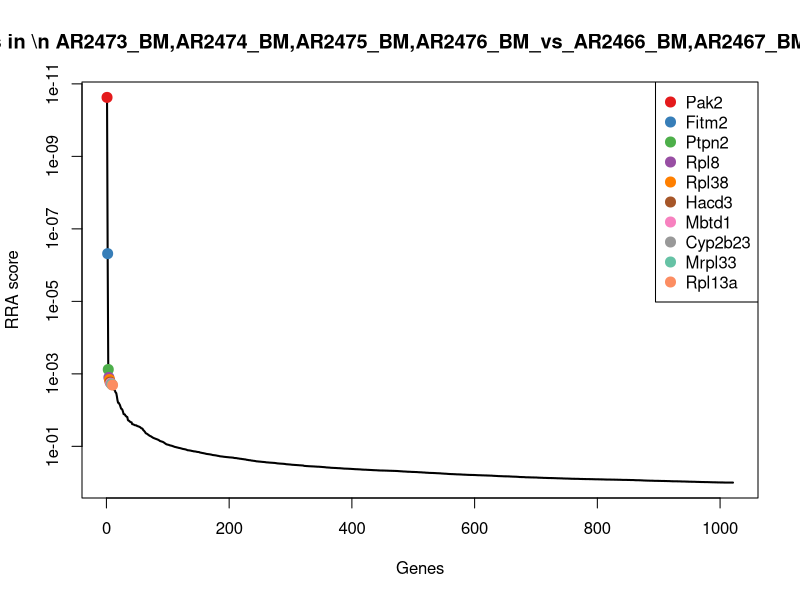
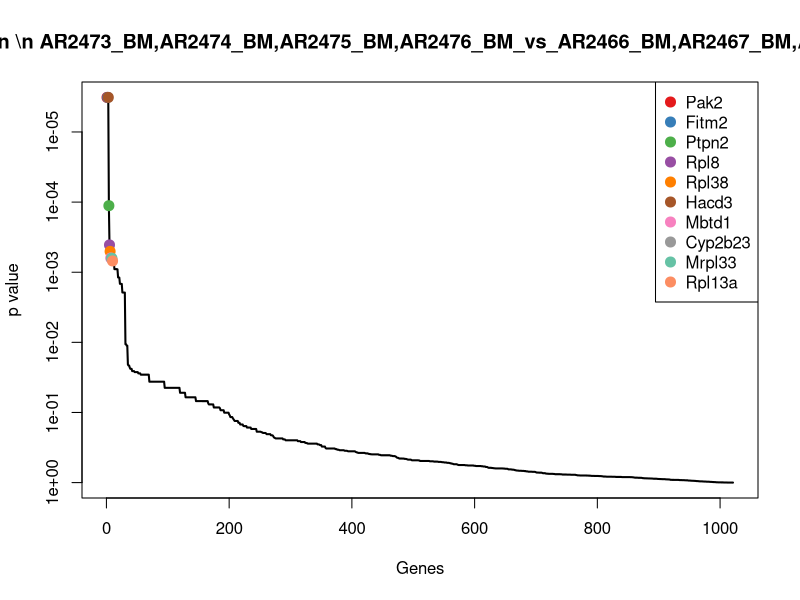
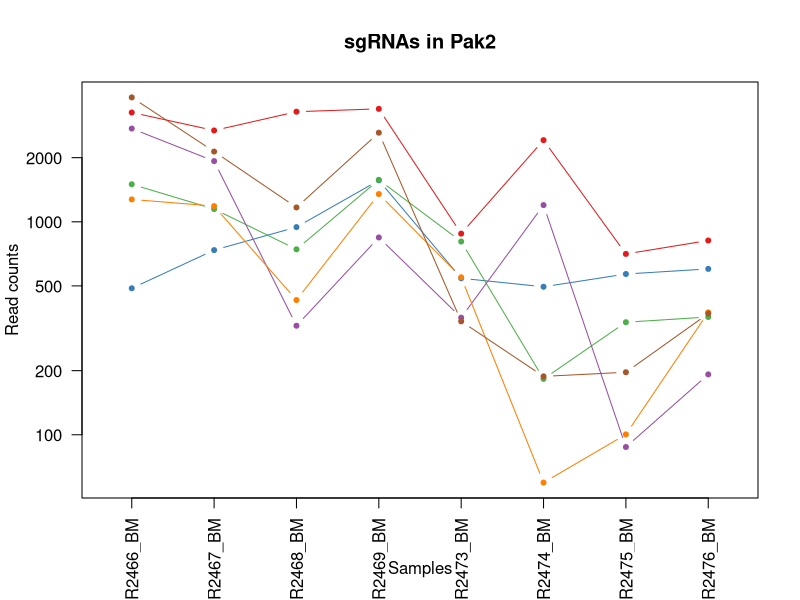
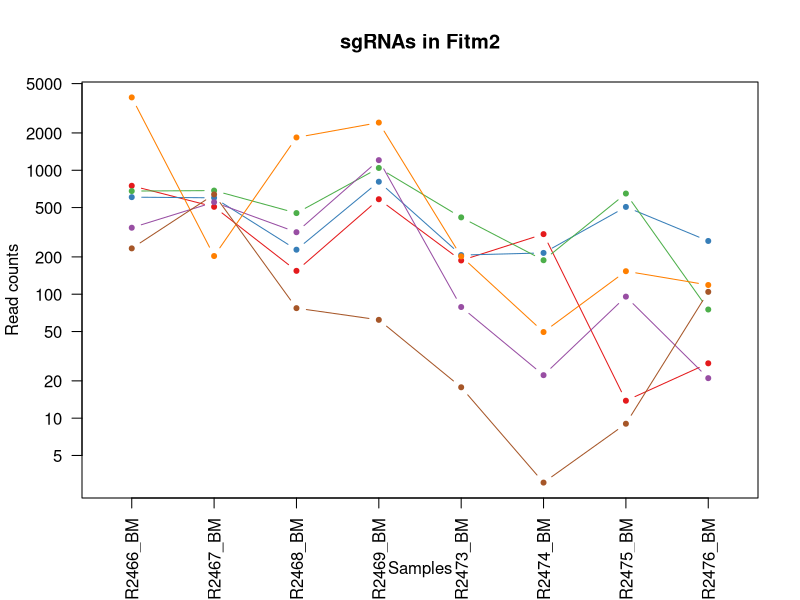
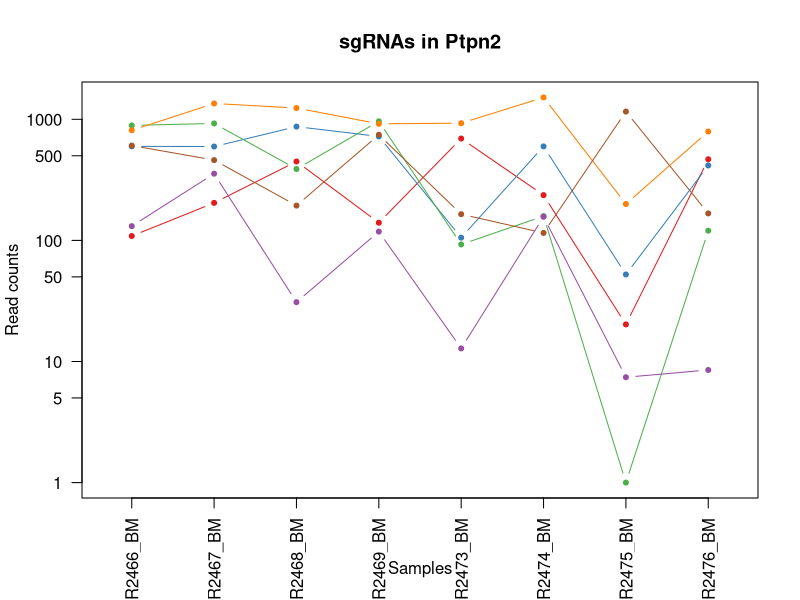
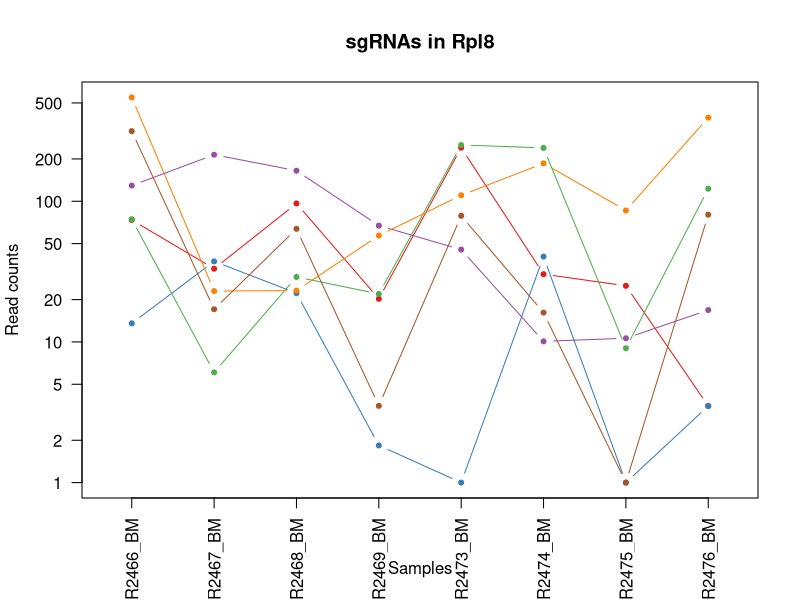
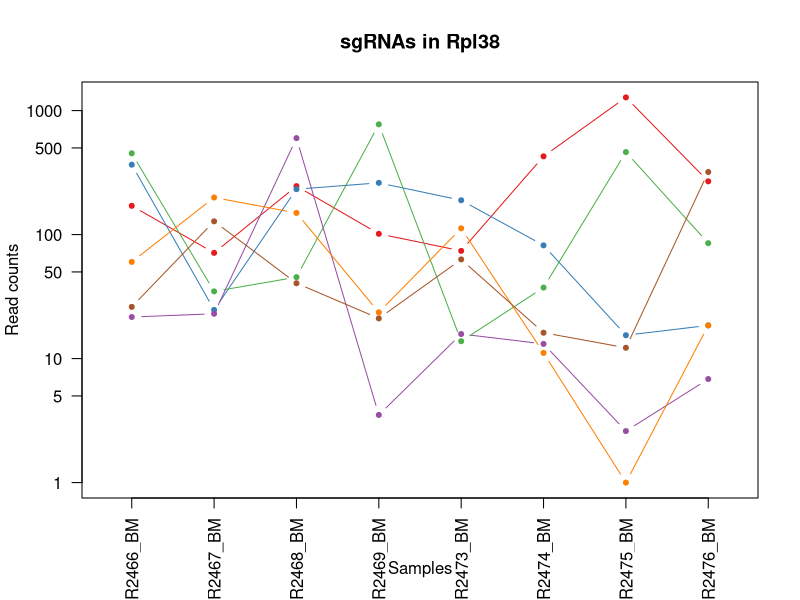
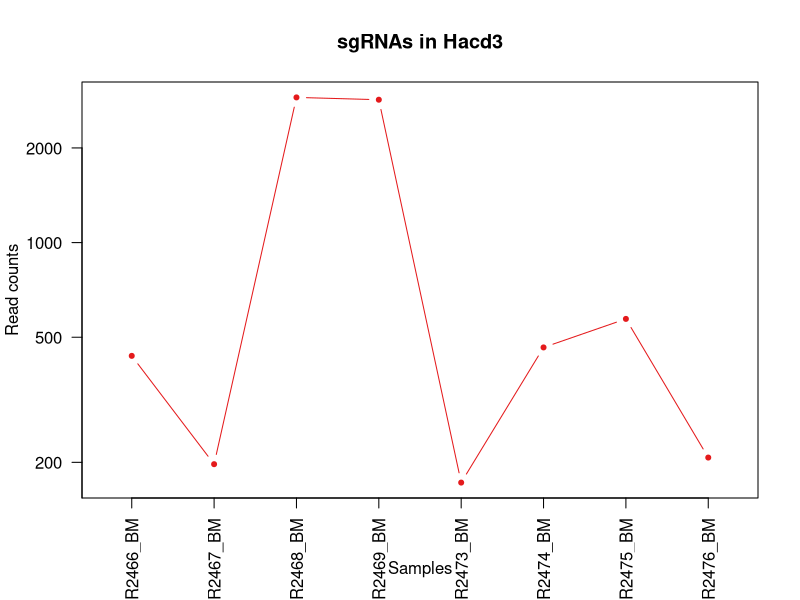

The R script that drew these images, in order: (Note: this script raises an error after producing the figures.)
pdf(file='BM_cd19.10m_v_egfr.15m.pdf',width=4.5,height=4.5);
gstable=read.table('BM_cd19.10m_v_egfr.15m.gene_summary.txt',header=T)
# 
#
# parameters
# Do not modify the variables beginning with "__"

# gstablename='__GENE_SUMMARY_FILE__'
startindex=3
# outputfile='__OUTPUT_FILE__'
targetgenelist=c("Pak2","Fitm2","Ptpn2","Rpl8","Rpl38","Hacd3","Mbtd1","Cyp2b23","Mrpl33","Rpl13a")
# samplelabel=sub('.\\w+.\\w+$','',colnames(gstable)[startindex]);
samplelabel='AR2473_BM,AR2474_BM,AR2475_BM,AR2476_BM_vs_AR2466_BM,AR2467_BM,AR2468_BM,AR2469_BM neg.'


# You need to write some codes in front of this code:
# gstable=read.table(gstablename,header=T)
# pdf(file=outputfile,width=6,height=6)


# set up color using RColorBrewer
#library(RColorBrewer)
#colors <- brewer.pal(length(targetgenelist), "Set1")

colors=c( "#E41A1C", "#377EB8", "#4DAF4A", "#984EA3", "#FF7F00",  "#A65628", "#F781BF",
          "#999999", "#66C2A5", "#FC8D62", "#8DA0CB", "#E78AC3", "#A6D854", "#FFD92F", "#E5C494", "#B3B3B3", 
          "#8DD3C7", "#FFFFB3", "#BEBADA", "#FB8072", "#80B1D3", "#FDB462", "#B3DE69", "#FCCDE5",
          "#D9D9D9", "#BC80BD", "#CCEBC5", "#FFED6F")

######
# function definition

plotrankedvalues<-function(val, tglist, ...){
  
  plot(val,log='y',ylim=c(max(val),min(val)),type='l',lwd=2, ...)
  if(length(tglist)>0){
    for(i in 1:length(tglist)){
      targetgene=tglist[i];
      tx=which(names(val)==targetgene);ty=val[targetgene];
      points(tx,ty,col=colors[(i %% length(colors)) ],cex=2,pch=20)
      # text(tx+50,ty,targetgene,col=colors[i])
    }
    legend('topright',tglist,pch=20,pt.cex = 2,cex=1,col=colors)
  }
}



plotrandvalues<-function(val,targetgenelist, ...){
  # choose the one with the best distance distribution
  
  mindiffvalue=0;
  randval=val;
  for(i in 1:20){
    randval0=sample(val)
    vindex=sort(which(names(randval0) %in% targetgenelist))
    if(max(vindex)>0.9*length(val)){
      # print('pass...')
      next;
    }
    mindiffind=min(diff(vindex));
    if (mindiffind > mindiffvalue){
      mindiffvalue=mindiffind;
      randval=randval0;
      # print(paste('Diff: ',mindiffvalue))
    }
  }
  plot(randval,log='y',ylim=c(max(randval),min(randval)),pch=20,col='grey', ...)
  
  if(length(targetgenelist)>0){
    for(i in 1:length(targetgenelist)){
      targetgene=targetgenelist[i];
      tx=which(names(randval)==targetgene);ty=randval[targetgene];
      points(tx,ty,col=colors[(i %% length(colors)) ],cex=2,pch=20)
      text(tx+50,ty,targetgene,col=colors[i])
    }
  }
  
}




# set.seed(1235)



pvec=gstable[,startindex]
names(pvec)=gstable[,'id']
pvec=sort(pvec);

plotrankedvalues(pvec,targetgenelist,xlab='Genes',ylab='RRA score',main=paste('Distribution of RRA scores in \\n',samplelabel))

# plotrandvalues(pvec,targetgenelist,xlab='Genes',ylab='RRA score',main=paste('Distribution of RRA scores in \\n',samplelabel))


pvec=gstable[,startindex+1]
names(pvec)=gstable[,'id']
pvec=sort(pvec);

plotrankedvalues(pvec,targetgenelist,xlab='Genes',ylab='p value',main=paste('Distribution of p values in \\n',samplelabel))

# plotrandvalues(pvec,targetgenelist,xlab='Genes',ylab='p value',main=paste('Distribution of p values in \\n',samplelabel))



# you need to write after this code:
# dev.off()






# parameters
# Do not modify the variables beginning with "__"
targetmat=list(c(3258.151820805001,2683.0323258465514,3286.4734225340603,3389.696582003431,878.7228004512222,2415.9854269824614,705.5041663575437,816.0357771498011),c(486.3448876001957,735.2743901484241,943.1252955511476,1564.6685383463603,541.8133859284442,494.3166835959932,567.610170205842,599.9281429148333),c(1499.4138508854742,1146.4865346963345,741.5780698147571,1573.0402266200165,806.8093874098105,181.95706144637785,336.71789757973676,356.2855591441361),c(2738.6062674461205,1925.7589320803377,324.01850644702,843.0290091571882,353.65637372420264,1196.8731152917298,86.58460223478946,191.07586192975916),c(1272.3930823193311,1183.7156177418244,428.167312090705,1348.678980886028,547.7240774113,58.630608688277306,99.41195071401752,374.6421921679557),c(3836.0228680642745,2135.5955819730984,1166.852359526471,2618.664091999687,339.86476026420587,187.0114242643328,195.61706430822804,369.635837706914))
targetgene="Pak2"
collabel=c("AR2466_BM","AR2467_BM","AR2468_BM","AR2469_BM","AR2473_BM","AR2474_BM","AR2475_BM","AR2476_BM")

# set up color using RColorBrewer
#library(RColorBrewer)
#colors <- brewer.pal(length(targetgenelist), "Set1")

colors=c( "#E41A1C", "#377EB8", "#4DAF4A", "#984EA3", "#FF7F00",  "#A65628", "#F781BF",
          "#999999", "#66C2A5", "#FC8D62", "#8DA0CB", "#E78AC3", "#A6D854", "#FFD92F", "#E5C494", "#B3B3B3", 
          "#8DD3C7", "#FFFFB3", "#BEBADA", "#FB8072", "#80B1D3", "#FDB462", "#B3DE69", "#FCCDE5",
          "#D9D9D9", "#BC80BD", "#CCEBC5", "#FFED6F")


## code

targetmatvec=unlist(targetmat)+1
yrange=range(targetmatvec[targetmatvec>0]);
# yrange[1]=1; # set the minimum value to 1
for(i in 1:length(targetmat)){
  vali=targetmat[[i]]+1;
  if(i==1){
    plot(1:length(vali),vali,type='b',las=1,pch=20,main=paste('sgRNAs in',targetgene),ylab='Read counts',xlab='Samples',xlim=c(0.7,length(vali)+0.3),ylim = yrange,col=colors[(i %% length(colors))],xaxt='n',log='y')
    axis(1,at=1:length(vali),labels=(collabel),las=2)
    # lines(0:100,rep(1,101),col='black');
  }else{
    lines(1:length(vali),vali,type='b',pch=20,col=colors[(i %% length(colors))])
  }
}




# parameters
# Do not modify the variables beginning with "__"
targetmat=list(c(748.3609525065742,505.97708320915723,153.33018608653626,582.6695038464776,186.18678170995628,304.2726416408874,12.827348479228068,26.700557125555864),c(605.6878212733064,598.2036752991207,227.5844271473117,807.0307495804661,205.8890866528088,214.30498348128947,505.07684636960516,267.8399636657323),c(678.3703598261033,684.5074587227563,450.34715032963794,1042.2751900702078,415.71863429418806,187.0114242643328,647.7810982010175,74.26092450545225),c(342.7744410761527,551.6673214922585,315.33943931004626,1205.5231114065054,77.82410452426744,21.228323835410748,94.601695034307,20.0254178441669),c(3868.326218532184,202.22161017891068,1838.033551452441,2422.7665863961297,200.96351041709565,48.52188305236743,152.3247631908333,117.64932983448053),c(233.3019756015699,637.1249893921328,76.18292264676958,61.1133243976909,16.746959201424637,2.021745127181976,8.017092799517542,103.46465886152897))
targetgene="Fitm2"
collabel=c("AR2466_BM","AR2467_BM","AR2468_BM","AR2469_BM","AR2473_BM","AR2474_BM","AR2475_BM","AR2476_BM")

# set up color using RColorBrewer
#library(RColorBrewer)
#colors <- brewer.pal(length(targetgenelist), "Set1")

colors=c( "#E41A1C", "#377EB8", "#4DAF4A", "#984EA3", "#FF7F00",  "#A65628", "#F781BF",
          "#999999", "#66C2A5", "#FC8D62", "#8DA0CB", "#E78AC3", "#A6D854", "#FFD92F", "#E5C494", "#B3B3B3", 
          "#8DD3C7", "#FFFFB3", "#BEBADA", "#FB8072", "#80B1D3", "#FDB462", "#B3DE69", "#FCCDE5",
          "#D9D9D9", "#BC80BD", "#CCEBC5", "#FFED6F")


## code

targetmatvec=unlist(targetmat)+1
yrange=range(targetmatvec[targetmatvec>0]);
# yrange[1]=1; # set the minimum value to 1
for(i in 1:length(targetmat)){
  vali=targetmat[[i]]+1;
  if(i==1){
    plot(1:length(vali),vali,type='b',las=1,pch=20,main=paste('sgRNAs in',targetgene),ylab='Read counts',xlab='Samples',xlim=c(0.7,length(vali)+0.3),ylim = yrange,col=colors[(i %% length(colors))],xaxt='n',log='y')
    axis(1,at=1:length(vali),labels=(collabel),las=2)
    # lines(0:100,rep(1,101),col='black');
  }else{
    lines(1:length(vali),vali,type='b',pch=20,col=colors[(i %% length(colors))])
  }
}




# parameters
# Do not modify the variables beginning with "__"
targetmat=list(c(107.67783489303226,203.0677257026718,447.4541279506467,138.97002534269438,692.5360187412659,235.53330731670022,19.241022718842103,466.425357287054),c(596.7146683655537,594.8192132040762,868.8710544903721,720.8023603618064,104.42221619711833,596.414812518683,51.30939391691227,414.6930278562895),c(889.2394531582914,923.1120364233956,387.66499878482756,961.0698138157419,91.6157179842642,157.69611992019415,0.0,119.31811465482777),c(130.11071716241398,354.5224044559145,29.894564582909585,117.20363583118804,11.821382965711509,155.67437479301216,6.413674239614034,7.509531691562587),c(810.2757075700678,1349.5542603990064,1237.249237415258,916.6998659653635,927.9785628083534,1515.297972822891,198.82390142803504,791.838397254766),c(605.6878212733064,459.44072940229495,192.8681585994167,744.243087528044,163.52913102567587,114.22859968578166,1157.668200250333,166.04408962455054))
targetgene="Ptpn2"
collabel=c("AR2466_BM","AR2467_BM","AR2468_BM","AR2469_BM","AR2473_BM","AR2474_BM","AR2475_BM","AR2476_BM")

# set up color using RColorBrewer
#library(RColorBrewer)
#colors <- brewer.pal(length(targetgenelist), "Set1")

colors=c( "#E41A1C", "#377EB8", "#4DAF4A", "#984EA3", "#FF7F00",  "#A65628", "#F781BF",
          "#999999", "#66C2A5", "#FC8D62", "#8DA0CB", "#E78AC3", "#A6D854", "#FFD92F", "#E5C494", "#B3B3B3", 
          "#8DD3C7", "#FFFFB3", "#BEBADA", "#FB8072", "#80B1D3", "#FDB462", "#B3DE69", "#FCCDE5",
          "#D9D9D9", "#BC80BD", "#CCEBC5", "#FFED6F")


## code

targetmatvec=unlist(targetmat)+1
yrange=range(targetmatvec[targetmatvec>0]);
# yrange[1]=1; # set the minimum value to 1
for(i in 1:length(targetmat)){
  vali=targetmat[[i]]+1;
  if(i==1){
    plot(1:length(vali),vali,type='b',las=1,pch=20,main=paste('sgRNAs in',targetgene),ylab='Read counts',xlab='Samples',xlim=c(0.7,length(vali)+0.3),ylim = yrange,col=colors[(i %% length(colors))],xaxt='n',log='y')
    axis(1,at=1:length(vali),labels=(collabel),las=2)
    # lines(0:100,rep(1,101),col='black');
  }else{
    lines(1:length(vali),vali,type='b',pch=20,col=colors[(i %% length(colors))])
  }
}




# parameters
# Do not modify the variables beginning with "__"
targetmat=list(c(72.68253855279677,32.152389902923034,95.46973850671125,19.254883029409463,239.38300505565806,29.315304344138653,24.051278398552626,2.5031772305208624),c(12.562414070853764,36.3829675217287,21.215497445935835,0.8371688273656288,0.0,39.42402998004854,0.0,2.5031772305208624),c(73.57985384357204,5.076693142566795,27.96588299691542,20.92922068414072,250.21927277422694,238.5659250074732,8.017092799517542,121.82129188534863),c(128.31608658086344,213.2211119878054,163.93793480950418,66.13633736188467,44.33018612141816,9.097853072318893,9.620511359421052,15.853455793298794),c(546.4650120821387,21.999003617789445,22.17983823893292,56.09031143349713,109.34779243283145,184.98967913715083,84.98118367488595,392.16443278160176),c(314.0603517713441,16.076194951461517,62.682151544810424,2.5115064820968866,77.82410452426744,15.163088453864821,0.0,79.26727896649398))
targetgene="Rpl8"
collabel=c("AR2466_BM","AR2467_BM","AR2468_BM","AR2469_BM","AR2473_BM","AR2474_BM","AR2475_BM","AR2476_BM")

# set up color using RColorBrewer
#library(RColorBrewer)
#colors <- brewer.pal(length(targetgenelist), "Set1")

colors=c( "#E41A1C", "#377EB8", "#4DAF4A", "#984EA3", "#FF7F00",  "#A65628", "#F781BF",
          "#999999", "#66C2A5", "#FC8D62", "#8DA0CB", "#E78AC3", "#A6D854", "#FFD92F", "#E5C494", "#B3B3B3", 
          "#8DD3C7", "#FFFFB3", "#BEBADA", "#FB8072", "#80B1D3", "#FDB462", "#B3DE69", "#FCCDE5",
          "#D9D9D9", "#BC80BD", "#CCEBC5", "#FFED6F")


## code

targetmatvec=unlist(targetmat)+1
yrange=range(targetmatvec[targetmatvec>0]);
# yrange[1]=1; # set the minimum value to 1
for(i in 1:length(targetmat)){
  vali=targetmat[[i]]+1;
  if(i==1){
    plot(1:length(vali),vali,type='b',las=1,pch=20,main=paste('sgRNAs in',targetgene),ylab='Read counts',xlab='Samples',xlim=c(0.7,length(vali)+0.3),ylim = yrange,col=colors[(i %% length(colors))],xaxt='n',log='y')
    axis(1,at=1:length(vali),labels=(collabel),las=2)
    # lines(0:100,rep(1,101),col='black');
  }else{
    lines(1:length(vali),vali,type='b',pch=20,col=colors[(i %% length(colors))])
  }
}




# parameters
# Do not modify the variables beginning with "__"
targetmat=list(c(169.5925899565258,70.227588472174,244.9425614212592,100.46025928387546,72.8985282885543,426.58822183539695,1276.3211736831927,267.8399636657323),c(365.2073233455344,23.69123466531171,231.44179031930003,260.3595053107106,188.1570122042415,80.86980508727905,14.430767039131576,17.522240613646037),c(451.3495912599602,33.844620950445304,44.35967647786584,773.543996485841,12.806498212854136,36.39141228927557,461.7845452522104,84.2736334275357),c(20.638251687831183,21.999003617789445,598.8556324511889,2.5115064820968866,14.776728707139387,12.130470763091857,1.6034185599035085,5.840746871215345),c(59.22280919116774,197.991032560105,148.50848212155086,22.603558338871977,111.31802292711671,10.108725635909881,0.0,17.522240613646037),c(25.12482814170753,126.91732856416988,39.53797251288042,20.092051856775093,62.062260569985426,15.163088453864821,11.22392991932456,318.73790068632314))
targetgene="Rpl38"
collabel=c("AR2466_BM","AR2467_BM","AR2468_BM","AR2469_BM","AR2473_BM","AR2474_BM","AR2475_BM","AR2476_BM")

# set up color using RColorBrewer
#library(RColorBrewer)
#colors <- brewer.pal(length(targetgenelist), "Set1")

colors=c( "#E41A1C", "#377EB8", "#4DAF4A", "#984EA3", "#FF7F00",  "#A65628", "#F781BF",
          "#999999", "#66C2A5", "#FC8D62", "#8DA0CB", "#E78AC3", "#A6D854", "#FFD92F", "#E5C494", "#B3B3B3", 
          "#8DD3C7", "#FFFFB3", "#BEBADA", "#FB8072", "#80B1D3", "#FDB462", "#B3DE69", "#FCCDE5",
          "#D9D9D9", "#BC80BD", "#CCEBC5", "#FFED6F")


## code

targetmatvec=unlist(targetmat)+1
yrange=range(targetmatvec[targetmatvec>0]);
# yrange[1]=1; # set the minimum value to 1
for(i in 1:length(targetmat)){
  vali=targetmat[[i]]+1;
  if(i==1){
    plot(1:length(vali),vali,type='b',las=1,pch=20,main=paste('sgRNAs in',targetgene),ylab='Read counts',xlab='Samples',xlim=c(0.7,length(vali)+0.3),ylim = yrange,col=colors[(i %% length(colors))],xaxt='n',log='y')
    axis(1,at=1:length(vali),labels=(collabel),las=2)
    # lines(0:100,rep(1,101),col='black');
  }else{
    lines(1:length(vali),vali,type='b',pch=20,col=colors[(i %% length(colors))])
  }
}




# parameters
# Do not modify the variables beginning with "__"
targetmat=list(c(435.1979160260054,196.29880151258274,2894.9510605772443,2846.374013043138,171.41005300281688,462.97963412467254,570.817007325649,206.09492531288433))
targetgene="Hacd3"
collabel=c("AR2466_BM","AR2467_BM","AR2468_BM","AR2469_BM","AR2473_BM","AR2474_BM","AR2475_BM","AR2476_BM")

# set up color using RColorBrewer
#library(RColorBrewer)
#colors <- brewer.pal(length(targetgenelist), "Set1")

colors=c( "#E41A1C", "#377EB8", "#4DAF4A", "#984EA3", "#FF7F00",  "#A65628", "#F781BF",
          "#999999", "#66C2A5", "#FC8D62", "#8DA0CB", "#E78AC3", "#A6D854", "#FFD92F", "#E5C494", "#B3B3B3", 
          "#8DD3C7", "#FFFFB3", "#BEBADA", "#FB8072", "#80B1D3", "#FDB462", "#B3DE69", "#FCCDE5",
          "#D9D9D9", "#BC80BD", "#CCEBC5", "#FFED6F")


## code

targetmatvec=unlist(targetmat)+1
yrange=range(targetmatvec[targetmatvec>0]);
# yrange[1]=1; # set the minimum value to 1
for(i in 1:length(targetmat)){
  vali=targetmat[[i]]+1;
  if(i==1){
    plot(1:length(vali),vali,type='b',las=1,pch=20,main=paste('sgRNAs in',targetgene),ylab='Read counts',xlab='Samples',xlim=c(0.7,length(vali)+0.3),ylim = yrange,col=colors[(i %% length(colors))],xaxt='n',log='y')
    axis(1,at=1:length(vali),labels=(collabel),las=2)
    # lines(0:100,rep(1,101),col='black');
  }else{
    lines(1:length(vali),vali,type='b',pch=20,col=colors[(i %% length(colors))])
  }
}




# parameters
# Do not modify the variables beginning with "__"
targetmat=list(c(599.4066142378796,152.30079427700386,392.48670274981293,247.80197290022613,372.37356341991256,798.5893252368805,1228.2186168860874,563.214876867194),c(679.2676751168785,802.9636320493148,641.2866273430604,331.518855636789,119.19894490425771,264.84861166083886,125.06664767247366,147.68745660073088),c(495.3180405079484,942.5726934699017,1285.4662770651123,231.89576518027917,226.57650684280392,404.3490254363952,282.2016665430175,72.59213968510501),c(668.4998916275753,638.8172204396551,252.65728776523585,232.73293400764481,186.18678170995628,87.94591303241596,30.46495263816666,445.5655470327135),c(430.711339572129,454.36403625972815,109.9348504016675,879.0272687339102,462.01905090989146,681.328107860326,2400.3175841755524,125.99325393621673),c(238.6858673462215,277.52589179365145,314.3750985170492,479.6977380805053,81.76456551283793,130.40256070323747,347.94182749906133,365.4638756560459))
targetgene="Mbtd1"
collabel=c("AR2466_BM","AR2467_BM","AR2468_BM","AR2469_BM","AR2473_BM","AR2474_BM","AR2475_BM","AR2476_BM")

# set up color using RColorBrewer
#library(RColorBrewer)
#colors <- brewer.pal(length(targetgenelist), "Set1")

colors=c( "#E41A1C", "#377EB8", "#4DAF4A", "#984EA3", "#FF7F00",  "#A65628", "#F781BF",
          "#999999", "#66C2A5", "#FC8D62", "#8DA0CB", "#E78AC3", "#A6D854", "#FFD92F", "#E5C494", "#B3B3B3", 
          "#8DD3C7", "#FFFFB3", "#BEBADA", "#FB8072", "#80B1D3", "#FDB462", "#B3DE69", "#FCCDE5",
          "#D9D9D9", "#BC80BD", "#CCEBC5", "#FFED6F")


## code

targetmatvec=unlist(targetmat)+1
yrange=range(targetmatvec[targetmatvec>0]);
# yrange[1]=1; # set the minimum value to 1
for(i in 1:length(targetmat)){
  vali=targetmat[[i]]+1;
  if(i==1){
    plot(1:length(vali),vali,type='b',las=1,pch=20,main=paste('sgRNAs in',targetgene),ylab='Read counts',xlab='Samples',xlim=c(0.7,length(vali)+0.3),ylim = yrange,col=colors[(i %% length(colors))],xaxt='n',log='y')
    axis(1,at=1:length(vali),labels=(collabel),las=2)
    # lines(0:100,rep(1,101),col='black');
  }else{
    lines(1:length(vali),vali,type='b',pch=20,col=colors[(i %% length(colors))])
  }
}




# parameters
# Do not modify the variables beginning with "__"
targetmat=list(c(684.6515668615301,157.37748741957066,522.6727098044192,92.9257398375848,145.7970565771086,168.81571811969502,2717.794459036447,505.64180056521417),c(1343.2809902905774,703.1220002455011,565.1037046962908,438.6764655395895,57.136684334272296,105.13074661346276,261.3572252642719,49.229152200243625),c(186.64158048125591,609.2031771080154,345.23400389295585,238.5931157992042,636.3844496541362,294.1639160049775,1653.1245352605172,1037.9841582559843),c(142.67313123326775,113.37948018399176,126.32864388261792,306.4037908158201,107.37756193854621,179.9353163191959,721.5383519565788,184.4007226483702),c(642.4777481950924,537.2833575883192,382.84329481984213,687.3156072671812,238.39788980851543,738.9478439850122,43.29230111739473,367.13266047639314),c(800.4052393715398,923.1120364233956,868.8710544903721,1026.368982350261,208.84443239423666,561.0342727929984,248.5298767850438,201.0885708518426))
targetgene="Cyp2b23"
collabel=c("AR2466_BM","AR2467_BM","AR2468_BM","AR2469_BM","AR2473_BM","AR2474_BM","AR2475_BM","AR2476_BM")

# set up color using RColorBrewer
#library(RColorBrewer)
#colors <- brewer.pal(length(targetgenelist), "Set1")

colors=c( "#E41A1C", "#377EB8", "#4DAF4A", "#984EA3", "#FF7F00",  "#A65628", "#F781BF",
          "#999999", "#66C2A5", "#FC8D62", "#8DA0CB", "#E78AC3", "#A6D854", "#FFD92F", "#E5C494", "#B3B3B3", 
          "#8DD3C7", "#FFFFB3", "#BEBADA", "#FB8072", "#80B1D3", "#FDB462", "#B3DE69", "#FCCDE5",
          "#D9D9D9", "#BC80BD", "#CCEBC5", "#FFED6F")


## code

targetmatvec=unlist(targetmat)+1
yrange=range(targetmatvec[targetmatvec>0]);
# yrange[1]=1; # set the minimum value to 1
for(i in 1:length(targetmat)){
  vali=targetmat[[i]]+1;
  if(i==1){
    plot(1:length(vali),vali,type='b',las=1,pch=20,main=paste('sgRNAs in',targetgene),ylab='Read counts',xlab='Samples',xlim=c(0.7,length(vali)+0.3),ylim = yrange,col=colors[(i %% length(colors))],xaxt='n',log='y')
    axis(1,at=1:length(vali),labels=(collabel),las=2)
    # lines(0:100,rep(1,101),col='black');
  }else{
    lines(1:length(vali),vali,type='b',pch=20,col=colors[(i %% length(colors))])
  }
}




# parameters
# Do not modify the variables beginning with "__"
targetmat=list(c(185.74426519048066,290.21762465006844,569.9254086612763,133.109843551135,304.40061136707135,228.45719937156332,554.782821726614,314.56593863545504),c(262.0160649063785,21.999003617789445,474.45567015456504,480.53490690787095,85.70502650140844,34.36966716209359,219.66834270678066,60.076253532500694),c(330.2120270052989,231.83565351055032,351.98438944393547,135.62135003323186,150.72263281282173,111.1959819950087,8289.673954701138,490.622737182089),c(61.91475506349355,53.30527799695135,50.145721235848335,174.96828491941642,178.30585973281526,100.07638379550782,4.810255679710526,31.706911586597588),c(60.12012448194301,89.68824551868005,262.3006956952067,466.3030368426553,33.493918402849275,100.07638379550782,22.44785983864912,0.8343924101736208),c(140.87850065171722,296.1404333163964,60.753469958816254,14.23187006521569,413.7484037999028,19.206578708228776,22.44785983864912,5.840746871215345))
targetgene="Mrpl33"
collabel=c("AR2466_BM","AR2467_BM","AR2468_BM","AR2469_BM","AR2473_BM","AR2474_BM","AR2475_BM","AR2476_BM")

# set up color using RColorBrewer
#library(RColorBrewer)
#colors <- brewer.pal(length(targetgenelist), "Set1")

colors=c( "#E41A1C", "#377EB8", "#4DAF4A", "#984EA3", "#FF7F00",  "#A65628", "#F781BF",
          "#999999", "#66C2A5", "#FC8D62", "#8DA0CB", "#E78AC3", "#A6D854", "#FFD92F", "#E5C494", "#B3B3B3", 
          "#8DD3C7", "#FFFFB3", "#BEBADA", "#FB8072", "#80B1D3", "#FDB462", "#B3DE69", "#FCCDE5",
          "#D9D9D9", "#BC80BD", "#CCEBC5", "#FFED6F")


## code

targetmatvec=unlist(targetmat)+1
yrange=range(targetmatvec[targetmatvec>0]);
# yrange[1]=1; # set the minimum value to 1
for(i in 1:length(targetmat)){
  vali=targetmat[[i]]+1;
  if(i==1){
    plot(1:length(vali),vali,type='b',las=1,pch=20,main=paste('sgRNAs in',targetgene),ylab='Read counts',xlab='Samples',xlim=c(0.7,length(vali)+0.3),ylim = yrange,col=colors[(i %% length(colors))],xaxt='n',log='y')
    axis(1,at=1:length(vali),labels=(collabel),las=2)
    # lines(0:100,rep(1,101),col='black');
  }else{
    lines(1:length(vali),vali,type='b',pch=20,col=colors[(i %% length(colors))])
  }
}




# parameters
# Do not modify the variables beginning with "__"
targetmat=list(c(24.227512850932257,21.152888094028313,23.14417903193,41.02127254091581,176.33562923853,64.69584406982324,6.413674239614034,4.171962050868104),c(157.92749117644732,27.921812284117372,13.500771101959169,6.6973506189250305,0.0,8.086980508727905,38.48204543768421,0.0),c(42.17381866643763,51.613046949429084,27.001542203918337,22.603558338871977,23.642765931423018,0.0,62.53332383623683,49.229152200243625),c(52.04428686496559,199.68326360762728,241.08519824927086,63.62483087978779,27.58322691999352,86.93504046882498,20.84444127874561,208.5981025434052),c(54.7362327372914,61.766433234562676,75.2185818537725,344.07638804727344,6.89580672999838,13.141343326682845,1.6034185599035085,7.509531691562587),c(7.178522326202151,16.076194951461517,6.750385550979584,8.371688273656288,6.89580672999838,0.0,0.0,0.0))
targetgene="Rpl13a"
collabel=c("AR2466_BM","AR2467_BM","AR2468_BM","AR2469_BM","AR2473_BM","AR2474_BM","AR2475_BM","AR2476_BM")

# set up color using RColorBrewer
#library(RColorBrewer)
#colors <- brewer.pal(length(targetgenelist), "Set1")

colors=c( "#E41A1C", "#377EB8", "#4DAF4A", "#984EA3", "#FF7F00",  "#A65628", "#F781BF",
          "#999999", "#66C2A5", "#FC8D62", "#8DA0CB", "#E78AC3", "#A6D854", "#FFD92F", "#E5C494", "#B3B3B3", 
          "#8DD3C7", "#FFFFB3", "#BEBADA", "#FB8072", "#80B1D3", "#FDB462", "#B3DE69", "#FCCDE5",
          "#D9D9D9", "#BC80BD", "#CCEBC5", "#FFED6F")


## code

targetmatvec=unlist(targetmat)+1
yrange=range(targetmatvec[targetmatvec>0]);
# yrange[1]=1; # set the minimum value to 1
for(i in 1:length(targetmat)){
  vali=targetmat[[i]]+1;
  if(i==1){
    plot(1:length(vali),vali,type='b',las=1,pch=20,main=paste('sgRNAs in',targetgene),ylab='Read counts',xlab='Samples',xlim=c(0.7,length(vali)+0.3),ylim = yrange,col=colors[(i %% length(colors))],xaxt='n',log='y')
    axis(1,at=1:length(vali),labels=(collabel),las=2)
    # lines(0:100,rep(1,101),col='black');
  }else{
    lines(1:length(vali),vali,type='b',pch=20,col=colors[(i %% length(colors))])
  }
}



# 
#
# parameters
# Do not modify the variables beginning with "__"

# gstablename='__GENE_SUMMARY_FILE__'
startindex=9
# outputfile='__OUTPUT_FILE__'
targetgenelist=c("Ints10","Mthfd2","Cxcr4","Cd19","Tsc2","Plagl2","C2cd5","Tsc1","Zc3hav1","H2al1n")
# samplelabel=sub('.\\w+.\\w+$','',colnames(gstable)[startindex]);
samplelabel='AR2473_BM,AR2474_BM,AR2475_BM,AR2476_BM_vs_AR2466_BM,AR2467_BM,AR2468_BM,AR2469_BM pos.'


# You need to write some codes in front of this code:
# gstable=read.table(gstablename,header=T)
# pdf(file=outputfile,width=6,height=6)


# set up color using RColorBrewer
#library(RColorBrewer)
#colors <- brewer.pal(length(targetgenelist), "Set1")

colors=c( "#E41A1C", "#377EB8", "#4DAF4A", "#984EA3", "#FF7F00",  "#A65628", "#F781BF",
          "#999999", "#66C2A5", "#FC8D62", "#8DA0CB", "#E78AC3", "#A6D854", "#FFD92F", "#E5C494", "#B3B3B3", 
          "#8DD3C7", "#FFFFB3", "#BEBADA", "#FB8072", "#80B1D3", "#FDB462", "#B3DE69", "#FCCDE5",
          "#D9D9D9", "#BC80BD", "#CCEBC5", "#FFED6F")

######
# function definition

plotrankedvalues<-function(val, tglist, ...){
  
  plot(val,log='y',ylim=c(max(val),min(val)),type='l',lwd=2, ...)
  if(length(tglist)>0){
    for(i in 1:length(tglist)){
      targetgene=tglist[i];
      tx=which(names(val)==targetgene);ty=val[targetgene];
      points(tx,ty,col=colors[(i %% length(colors)) ],cex=2,pch=20)
      # text(tx+50,ty,targetgene,col=colors[i])
    }
    legend('topright',tglist,pch=20,pt.cex = 2,cex=1,col=colors)
  }
}



plotrandvalues<-function(val,targetgenelist, ...){
  # choose the one with the best distance distribution
  
  mindiffvalue=0;
  randval=val;
  for(i in 1:20){
    randval0=sample(val)
    vindex=sort(which(names(randval0) %in% targetgenelist))
    if(max(vindex)>0.9*length(val)){
      # print('pass...')
      next;
    }
    mindiffind=min(diff(vindex));
    if (mindiffind > mindiffvalue){
      mindiffvalue=mindiffind;
      randval=randval0;
      # print(paste('Diff: ',mindiffvalue))
    }
  }
  plot(randval,log='y',ylim=c(max(randval),min(randval)),pch=20,col='grey', ...)
  
  if(length(targetgenelist)>0){
    for(i in 1:length(targetgenelist)){
      targetgene=targetgenelist[i];
      tx=which(names(randval)==targetgene);ty=randval[targetgene];
      points(tx,ty,col=colors[(i %% length(colors)) ],cex=2,pch=20)
      text(tx+50,ty,targetgene,col=colors[i])
    }
  }
  
}




# set.seed(1235)



pvec=gstable[,startindex]
names(pvec)=gstable[,'id']
pvec=sort(pvec);

plotrankedvalues(pvec,targetgenelist,xlab='Genes',ylab='RRA score',main=paste('Distribution of RRA scores in \\n',samplelabel))

# plotrandvalues(pvec,targetgenelist,xlab='Genes',ylab='RRA score',main=paste('Distribution of RRA scores in \\n',samplelabel))


pvec=gstable[,startindex+1]
names(pvec)=gstable[,'id']
pvec=sort(pvec);

plotrankedvalues(pvec,targetgenelist,xlab='Genes',ylab='p value',main=paste('Distribution of p values in \\n',samplelabel))

# plotrandvalues(pvec,targetgenelist,xlab='Genes',ylab='p value',main=paste('Distribution of p values in \\n',samplelabel))



# you need to write after this code:
# dev.off()






# parameters
# Do not modify the variables beginning with "__"
targetmat=list(c(1048.9615749162892,630.3560652020437,533.2804585273872,498.11545228254914,665.937907068415,3487.510344388909,3787.274638492087,2555.7439523618004),c(225.22613798459247,942.5726934699017,291.2309194851192,1240.6842021558618,1934.766345388117,6370.518895750407,266.1674809439824,4570.801622931094),c(19.740936397055915,562.6668233011532,1724.241337878785,437.0021278848582,431.4804782484701,2887.052041615862,113.8427177531491,1113.07947517161),c(3292.2498018544616,332.5234008381251,775.3299975696551,1735.4509791289486,1797.835326035292,384.13157416457545,9628.528452220567,1593.6895034316155),c(358.02880101933226,529.6683178744689,472.52698856857086,548.3455819244869,1172.2871440997246,117.26121737655461,275.7879923034034,2274.55371013329),c(45.76307982953871,617.6643323456267,1041.48805643685,279.61438834012,1846.1059731452806,4246.675639645741,206.84099422755259,2059.280468308496))
targetgene="Ints10"
collabel=c("AR2466_BM","AR2467_BM","AR2468_BM","AR2469_BM","AR2473_BM","AR2474_BM","AR2475_BM","AR2476_BM")

# set up color using RColorBrewer
#library(RColorBrewer)
#colors <- brewer.pal(length(targetgenelist), "Set1")

colors=c( "#E41A1C", "#377EB8", "#4DAF4A", "#984EA3", "#FF7F00",  "#A65628", "#F781BF",
          "#999999", "#66C2A5", "#FC8D62", "#8DA0CB", "#E78AC3", "#A6D854", "#FFD92F", "#E5C494", "#B3B3B3", 
          "#8DD3C7", "#FFFFB3", "#BEBADA", "#FB8072", "#80B1D3", "#FDB462", "#B3DE69", "#FCCDE5",
          "#D9D9D9", "#BC80BD", "#CCEBC5", "#FFED6F")


## code

targetmatvec=unlist(targetmat)+1
yrange=range(targetmatvec[targetmatvec>0]);
# yrange[1]=1; # set the minimum value to 1
for(i in 1:length(targetmat)){
  vali=targetmat[[i]]+1;
  if(i==1){
    plot(1:length(vali),vali,type='b',las=1,pch=20,main=paste('sgRNAs in',targetgene),ylab='Read counts',xlab='Samples',xlim=c(0.7,length(vali)+0.3),ylim = yrange,col=colors[(i %% length(colors))],xaxt='n',log='y')
    axis(1,at=1:length(vali),labels=(collabel),las=2)
    # lines(0:100,rep(1,101),col='black');
  }else{
    lines(1:length(vali),vali,type='b',pch=20,col=colors[(i %% length(colors))])
  }
}




# parameters
# Do not modify the variables beginning with "__"
targetmat=list(c(181.2576887366043,76.99651266226306,75.2185818537725,482.2092445626022,493.5427388184555,608.5452832817748,352.75208317877184,418.8649899071576),c(205.48520158753655,211.52888094028313,72.32555947478126,99.62309045650983,723.0745914026874,207.22887553615257,893.1041378662542,442.227977392019),c(405.5865114304215,970.494505754019,150.437163707545,125.57532410484433,1607.7080833367652,773.3175111471058,897.9143935459647,147.68745660073088),c(74.4771691343473,171.7614513235099,45.32401727086292,60.27615557032527,59.10691482855755,500.3819189775391,367.1828502179034,213.6044570044469),c(117.54830309156021,37.22908304548983,50.145721235848335,122.2266487953818,197.02304942852516,286.07693549624963,64.13674239614033,67.58578522406329),c(131.00803245318926,227.60507589174466,153.33018608653626,107.15760990280049,648.2058326198478,131.41343326682846,1665.9518837397452,163.54091239402968))
targetgene="Mthfd2"
collabel=c("AR2466_BM","AR2467_BM","AR2468_BM","AR2469_BM","AR2473_BM","AR2474_BM","AR2475_BM","AR2476_BM")

# set up color using RColorBrewer
#library(RColorBrewer)
#colors <- brewer.pal(length(targetgenelist), "Set1")

colors=c( "#E41A1C", "#377EB8", "#4DAF4A", "#984EA3", "#FF7F00",  "#A65628", "#F781BF",
          "#999999", "#66C2A5", "#FC8D62", "#8DA0CB", "#E78AC3", "#A6D854", "#FFD92F", "#E5C494", "#B3B3B3", 
          "#8DD3C7", "#FFFFB3", "#BEBADA", "#FB8072", "#80B1D3", "#FDB462", "#B3DE69", "#FCCDE5",
          "#D9D9D9", "#BC80BD", "#CCEBC5", "#FFED6F")


## code

targetmatvec=unlist(targetmat)+1
yrange=range(targetmatvec[targetmatvec>0]);
# yrange[1]=1; # set the minimum value to 1
for(i in 1:length(targetmat)){
  vali=targetmat[[i]]+1;
  if(i==1){
    plot(1:length(vali),vali,type='b',las=1,pch=20,main=paste('sgRNAs in',targetgene),ylab='Read counts',xlab='Samples',xlim=c(0.7,length(vali)+0.3),ylim = yrange,col=colors[(i %% length(colors))],xaxt='n',log='y')
    axis(1,at=1:length(vali),labels=(collabel),las=2)
    # lines(0:100,rep(1,101),col='black');
  }else{
    lines(1:length(vali),vali,type='b',pch=20,col=colors[(i %% length(colors))])
  }
}




# parameters
# Do not modify the variables beginning with "__"
targetmat=list(c(36.78992692178602,206.45218779771633,92.57671612772,226.87275221608542,92.60083323140682,340.664053930163,482.62898653095607,387.99247073073366),c(76.27179971589786,24.537350189072843,19.28681585994167,56.92748026086276,118.2138296571151,486.22970308726525,543.5588918072893,695.8832700847997),c(8.973152907752688,18.614541522744915,4.821703964985417,125.57532410484433,35.46414889713453,3.0326176907729643,2071.6167793953327,595.7561808639653),c(34.097981049460216,42.305776188056626,119.57825833163834,103.80893459333797,61.077145322842796,457.9252713067176,9.620511359421052,235.29865966896105),c(69.99059268047097,306.29381960152995,164.90227560250128,51.06729846930336,183.2314359685284,90.97853072318892,303.0461078217631,70.08896245458415),c(83.4503220421,9.307270761372457,66.53951471679875,134.78418120586625,11.821382965711509,29.315304344138653,6.413674239614034,14.184670972951553))
targetgene="Cxcr4"
collabel=c("AR2466_BM","AR2467_BM","AR2468_BM","AR2469_BM","AR2473_BM","AR2474_BM","AR2475_BM","AR2476_BM")

# set up color using RColorBrewer
#library(RColorBrewer)
#colors <- brewer.pal(length(targetgenelist), "Set1")

colors=c( "#E41A1C", "#377EB8", "#4DAF4A", "#984EA3", "#FF7F00",  "#A65628", "#F781BF",
          "#999999", "#66C2A5", "#FC8D62", "#8DA0CB", "#E78AC3", "#A6D854", "#FFD92F", "#E5C494", "#B3B3B3", 
          "#8DD3C7", "#FFFFB3", "#BEBADA", "#FB8072", "#80B1D3", "#FDB462", "#B3DE69", "#FCCDE5",
          "#D9D9D9", "#BC80BD", "#CCEBC5", "#FFED6F")


## code

targetmatvec=unlist(targetmat)+1
yrange=range(targetmatvec[targetmatvec>0]);
# yrange[1]=1; # set the minimum value to 1
for(i in 1:length(targetmat)){
  vali=targetmat[[i]]+1;
  if(i==1){
    plot(1:length(vali),vali,type='b',las=1,pch=20,main=paste('sgRNAs in',targetgene),ylab='Read counts',xlab='Samples',xlim=c(0.7,length(vali)+0.3),ylim = yrange,col=colors[(i %% length(colors))],xaxt='n',log='y')
    axis(1,at=1:length(vali),labels=(collabel),las=2)
    # lines(0:100,rep(1,101),col='black');
  }else{
    lines(1:length(vali),vali,type='b',pch=20,col=colors[(i %% length(colors))])
  }
}




# parameters
# Do not modify the variables beginning with "__"
targetmat=list(c(124.72682541776237,390.9053719776432,592.1052469002092,154.0390642352757,579.2477653198639,435.68607490771586,5042.751370896534,709.2335486475777),c(91.52615965907742,272.44919865108466,266.158058867195,406.02688127232994,338.87964501706324,1619.417846872763,4582.5702442042275,228.62352038757209),c(604.7905059825312,491.593119305218,618.1424483111305,258.6851676559793,1318.0842006768332,694.4694511870089,28199.322213023002,985.4174364150462),c(410.0730878842979,110.84113361270836,221.7983823893292,200.08334974038527,1791.9246345524364,811.7306685635634,7274.710006282218,1296.6458054098066),c(1110.876329979783,549.128974920975,205.40458890837877,234.40727166237608,489.602277829885,4204.21899197492,9245.31141640363,363.79509083569866),c(245.86438967242367,500.90039006659043,522.6727098044192,739.2200745638503,821.5861161169499,622.6974991720487,18378.383533614015,400.50835688333797))
targetgene="Cd19"
collabel=c("AR2466_BM","AR2467_BM","AR2468_BM","AR2469_BM","AR2473_BM","AR2474_BM","AR2475_BM","AR2476_BM")

# set up color using RColorBrewer
#library(RColorBrewer)
#colors <- brewer.pal(length(targetgenelist), "Set1")

colors=c( "#E41A1C", "#377EB8", "#4DAF4A", "#984EA3", "#FF7F00",  "#A65628", "#F781BF",
          "#999999", "#66C2A5", "#FC8D62", "#8DA0CB", "#E78AC3", "#A6D854", "#FFD92F", "#E5C494", "#B3B3B3", 
          "#8DD3C7", "#FFFFB3", "#BEBADA", "#FB8072", "#80B1D3", "#FDB462", "#B3DE69", "#FCCDE5",
          "#D9D9D9", "#BC80BD", "#CCEBC5", "#FFED6F")


## code

targetmatvec=unlist(targetmat)+1
yrange=range(targetmatvec[targetmatvec>0]);
# yrange[1]=1; # set the minimum value to 1
for(i in 1:length(targetmat)){
  vali=targetmat[[i]]+1;
  if(i==1){
    plot(1:length(vali),vali,type='b',las=1,pch=20,main=paste('sgRNAs in',targetgene),ylab='Read counts',xlab='Samples',xlim=c(0.7,length(vali)+0.3),ylim = yrange,col=colors[(i %% length(colors))],xaxt='n',log='y')
    axis(1,at=1:length(vali),labels=(collabel),las=2)
    # lines(0:100,rep(1,101),col='black');
  }else{
    lines(1:length(vali),vali,type='b',pch=20,col=colors[(i %% length(colors))])
  }
}




# parameters
# Do not modify the variables beginning with "__"
targetmat=list(c(838.092481584101,164.1464116096597,475.4200109475621,905.8166712096104,2015.5457956538123,770.284893456333,1534.4715618276575,618.284775938653),c(614.6609741810591,241.9890397956839,426.2386305047109,1231.47534505484,1079.6863108683178,297.1965336957505,537.1452175676753,1022.965094872859),c(293.42210008351293,261.44969684218995,165.86661639549834,391.79501120711427,2456.8774263737087,3917.131183915079,75.3606723154649,1113.9138675817837),c(184.84694989970538,511.053776351724,263.26503648820375,155.71340189000696,317.2071095799255,222.3919639900174,1370.9228687174998,124.32446911586949),c(1074.086403057997,827.5009822383876,545.8168888363492,819.5882819909506,2448.9965043965676,543.8494392119516,2081.2372907547538,1416.798312474808),c(334.6986034591753,167.53087370470425,361.6277973739063,1084.970800265855,5017.191953697393,652.0128035161873,3715.120803296429,1356.7220589423073))
targetgene="Tsc2"
collabel=c("AR2466_BM","AR2467_BM","AR2468_BM","AR2469_BM","AR2473_BM","AR2474_BM","AR2475_BM","AR2476_BM")

# set up color using RColorBrewer
#library(RColorBrewer)
#colors <- brewer.pal(length(targetgenelist), "Set1")

colors=c( "#E41A1C", "#377EB8", "#4DAF4A", "#984EA3", "#FF7F00",  "#A65628", "#F781BF",
          "#999999", "#66C2A5", "#FC8D62", "#8DA0CB", "#E78AC3", "#A6D854", "#FFD92F", "#E5C494", "#B3B3B3", 
          "#8DD3C7", "#FFFFB3", "#BEBADA", "#FB8072", "#80B1D3", "#FDB462", "#B3DE69", "#FCCDE5",
          "#D9D9D9", "#BC80BD", "#CCEBC5", "#FFED6F")


## code

targetmatvec=unlist(targetmat)+1
yrange=range(targetmatvec[targetmatvec>0]);
# yrange[1]=1; # set the minimum value to 1
for(i in 1:length(targetmat)){
  vali=targetmat[[i]]+1;
  if(i==1){
    plot(1:length(vali),vali,type='b',las=1,pch=20,main=paste('sgRNAs in',targetgene),ylab='Read counts',xlab='Samples',xlim=c(0.7,length(vali)+0.3),ylim = yrange,col=colors[(i %% length(colors))],xaxt='n',log='y')
    axis(1,at=1:length(vali),labels=(collabel),las=2)
    # lines(0:100,rep(1,101),col='black');
  }else{
    lines(1:length(vali),vali,type='b',pch=20,col=colors[(i %% length(colors))])
  }
}




# parameters
# Do not modify the variables beginning with "__"
targetmat=list(c(29.61140459558387,65.99701085336834,99.32710167869959,47.718623159840845,123.13940589282822,12.130470763091857,394.4409657362631,918.6660436011565),c(398.4079891042194,302.0632419827243,602.7129956231771,457.93134856899894,122.15429064568559,275.96820986033975,517.9041948488332,1188.174792087236),c(92.42347494985269,79.53485923354646,533.2804585273872,180.82846671097582,248.2490422799417,565.0777630473624,484.2324050908596,1167.3149818328955),c(139.98118536094194,127.763444087931,203.47590732238461,432.8162837480301,33.493918402849275,645.9475681346414,213.25466846716662,403.01153411385883),c(230.6100297292441,142.9935235156314,104.14880564368501,96.2744151470473,1023.5347417811881,1275.721175251827,2900.5841748654466,86.77681065805656),c(570.692524933071,222.52838274917787,188.04645463443126,144.83020713425378,263.0257709870811,285.06606293265867,793.6921871522367,226.95473556722484))
targetgene="Plagl2"
collabel=c("AR2466_BM","AR2467_BM","AR2468_BM","AR2469_BM","AR2473_BM","AR2474_BM","AR2475_BM","AR2476_BM")

# set up color using RColorBrewer
#library(RColorBrewer)
#colors <- brewer.pal(length(targetgenelist), "Set1")

colors=c( "#E41A1C", "#377EB8", "#4DAF4A", "#984EA3", "#FF7F00",  "#A65628", "#F781BF",
          "#999999", "#66C2A5", "#FC8D62", "#8DA0CB", "#E78AC3", "#A6D854", "#FFD92F", "#E5C494", "#B3B3B3", 
          "#8DD3C7", "#FFFFB3", "#BEBADA", "#FB8072", "#80B1D3", "#FDB462", "#B3DE69", "#FCCDE5",
          "#D9D9D9", "#BC80BD", "#CCEBC5", "#FFED6F")


## code

targetmatvec=unlist(targetmat)+1
yrange=range(targetmatvec[targetmatvec>0]);
# yrange[1]=1; # set the minimum value to 1
for(i in 1:length(targetmat)){
  vali=targetmat[[i]]+1;
  if(i==1){
    plot(1:length(vali),vali,type='b',las=1,pch=20,main=paste('sgRNAs in',targetgene),ylab='Read counts',xlab='Samples',xlim=c(0.7,length(vali)+0.3),ylim = yrange,col=colors[(i %% length(colors))],xaxt='n',log='y')
    axis(1,at=1:length(vali),labels=(collabel),las=2)
    # lines(0:100,rep(1,101),col='black');
  }else{
    lines(1:length(vali),vali,type='b',pch=20,col=colors[(i %% length(colors))])
  }
}




# parameters
# Do not modify the variables beginning with "__"
targetmat=list(c(3093.0458073023515,854.5766789987439,1867.9281160353505,1161.9903323834928,1063.9244669140357,651.0019309525964,436.1298482937543,619.1191683488266),c(242.2751285093226,390.0592564538821,459.9905582596088,526.5791924129805,132.99055836425447,863.2851693067038,1091.9280392942892,925.3411828825455),c(217.15030036761505,336.7539784569307,884.3005071783255,168.2709343004914,690.5657882469807,165.78310042892204,920.3622533846138,847.7426887363987),c(944.8730011863581,1236.1747802150146,479.2773741195505,522.3933482761523,698.4467102241217,287.0878080598406,35.27520831787719,1311.6648687929319),c(50.24965628341506,2168.5940873997824,57.860447579825006,57.76464908822839,1315.1288549354053,696.4911963141908,19391.74406347303,305.3876221235452),c(2408.3942404408217,1147.3326502200957,1048.2384419878297,1223.9408256085494,2507.1183039779826,3303.531537815349,760.020397394263,3207.404424707398))
targetgene="C2cd5"
collabel=c("AR2466_BM","AR2467_BM","AR2468_BM","AR2469_BM","AR2473_BM","AR2474_BM","AR2475_BM","AR2476_BM")

# set up color using RColorBrewer
#library(RColorBrewer)
#colors <- brewer.pal(length(targetgenelist), "Set1")

colors=c( "#E41A1C", "#377EB8", "#4DAF4A", "#984EA3", "#FF7F00",  "#A65628", "#F781BF",
          "#999999", "#66C2A5", "#FC8D62", "#8DA0CB", "#E78AC3", "#A6D854", "#FFD92F", "#E5C494", "#B3B3B3", 
          "#8DD3C7", "#FFFFB3", "#BEBADA", "#FB8072", "#80B1D3", "#FDB462", "#B3DE69", "#FCCDE5",
          "#D9D9D9", "#BC80BD", "#CCEBC5", "#FFED6F")


## code

targetmatvec=unlist(targetmat)+1
yrange=range(targetmatvec[targetmatvec>0]);
# yrange[1]=1; # set the minimum value to 1
for(i in 1:length(targetmat)){
  vali=targetmat[[i]]+1;
  if(i==1){
    plot(1:length(vali),vali,type='b',las=1,pch=20,main=paste('sgRNAs in',targetgene),ylab='Read counts',xlab='Samples',xlim=c(0.7,length(vali)+0.3),ylim = yrange,col=colors[(i %% length(colors))],xaxt='n',log='y')
    axis(1,at=1:length(vali),labels=(collabel),las=2)
    # lines(0:100,rep(1,101),col='black');
  }else{
    lines(1:length(vali),vali,type='b',pch=20,col=colors[(i %% length(colors))])
  }
}




# parameters
# Do not modify the variables beginning with "__"
targetmat=list(c(325.72545055142257,908.7280725194563,270.01542203918336,436.16495905749264,1820.4929767195724,2083.4083535610266,2228.751798265877,288.6997739200728),c(273.681163686457,362.1374441697647,1238.213578208255,1028.8804888323577,459.0637051684636,979.5355141196675,1516.833957668719,1045.4936899475467),c(126.5214559993129,208.99053436899973,415.63088178174297,1213.0576308527961,832.4223838355188,862.2742967431128,891.5007193063507,2191.9488615261016),c(220.73956153071614,206.45218779771633,322.0898248610259,146.50454478898504,219.68070011280554,1019.970416663307,219.66834270678066,432.21526846993555),c(184.84694989970538,279.21812284117374,264.22937728120087,220.17540159716037,1260.947516342561,1093.7641138054491,1693.209999258105,571.5588009689302),c(357.131485728557,222.52838274917787,318.2324616890375,194.22316794882587,38.419494638562405,533.7407135760417,463.3879638121139,617.4503835284794))
targetgene="Tsc1"
collabel=c("AR2466_BM","AR2467_BM","AR2468_BM","AR2469_BM","AR2473_BM","AR2474_BM","AR2475_BM","AR2476_BM")

# set up color using RColorBrewer
#library(RColorBrewer)
#colors <- brewer.pal(length(targetgenelist), "Set1")

colors=c( "#E41A1C", "#377EB8", "#4DAF4A", "#984EA3", "#FF7F00",  "#A65628", "#F781BF",
          "#999999", "#66C2A5", "#FC8D62", "#8DA0CB", "#E78AC3", "#A6D854", "#FFD92F", "#E5C494", "#B3B3B3", 
          "#8DD3C7", "#FFFFB3", "#BEBADA", "#FB8072", "#80B1D3", "#FDB462", "#B3DE69", "#FCCDE5",
          "#D9D9D9", "#BC80BD", "#CCEBC5", "#FFED6F")


## code

targetmatvec=unlist(targetmat)+1
yrange=range(targetmatvec[targetmatvec>0]);
# yrange[1]=1; # set the minimum value to 1
for(i in 1:length(targetmat)){
  vali=targetmat[[i]]+1;
  if(i==1){
    plot(1:length(vali),vali,type='b',las=1,pch=20,main=paste('sgRNAs in',targetgene),ylab='Read counts',xlab='Samples',xlim=c(0.7,length(vali)+0.3),ylim = yrange,col=colors[(i %% length(colors))],xaxt='n',log='y')
    axis(1,at=1:length(vali),labels=(collabel),las=2)
    # lines(0:100,rep(1,101),col='black');
  }else{
    lines(1:length(vali),vali,type='b',pch=20,col=colors[(i %% length(colors))])
  }
}




# parameters
# Do not modify the variables beginning with "__"
targetmat=list(c(744.7716913434731,254.6807726521009,1130.2074093925817,832.9829832288007,1343.6971971025416,651.0019309525964,7577.7561141039805,403.01153411385883),c(282.65431659420966,336.7539784569307,1143.708180494541,137.29568768796312,256.1299642570827,1389.9497749376087,503.47342780970166,477.27245861931107),c(298.8059918281645,740.3510832909909,325.9471880330142,1107.574358604727,1372.2655392696777,1681.0810732518132,328.70080478021924,775.1505490512936),c(226.12345327536775,327.4467076955583,403.09445147278086,226.87275221608542,103.4371009499757,703.5673042593277,2435.5927924934294,773.4817642309464),c(351.7475939839054,818.1937114770152,160.08057163751585,699.0359708503,2094.3550154252225,2011.6364015460663,352.75208317877184,147.68745660073088),c(637.0938564504409,826.6548667146265,438.77506081367295,578.4836597096495,459.0637051684636,3831.2070160098447,4123.992536071823,728.4245740815709))
targetgene="Zc3hav1"
collabel=c("AR2466_BM","AR2467_BM","AR2468_BM","AR2469_BM","AR2473_BM","AR2474_BM","AR2475_BM","AR2476_BM")

# set up color using RColorBrewer
#library(RColorBrewer)
#colors <- brewer.pal(length(targetgenelist), "Set1")

colors=c( "#E41A1C", "#377EB8", "#4DAF4A", "#984EA3", "#FF7F00",  "#A65628", "#F781BF",
          "#999999", "#66C2A5", "#FC8D62", "#8DA0CB", "#E78AC3", "#A6D854", "#FFD92F", "#E5C494", "#B3B3B3", 
          "#8DD3C7", "#FFFFB3", "#BEBADA", "#FB8072", "#80B1D3", "#FDB462", "#B3DE69", "#FCCDE5",
          "#D9D9D9", "#BC80BD", "#CCEBC5", "#FFED6F")


## code

targetmatvec=unlist(targetmat)+1
yrange=range(targetmatvec[targetmatvec>0]);
# yrange[1]=1; # set the minimum value to 1
for(i in 1:length(targetmat)){
  vali=targetmat[[i]]+1;
  if(i==1){
    plot(1:length(vali),vali,type='b',las=1,pch=20,main=paste('sgRNAs in',targetgene),ylab='Read counts',xlab='Samples',xlim=c(0.7,length(vali)+0.3),ylim = yrange,col=colors[(i %% length(colors))],xaxt='n',log='y')
    axis(1,at=1:length(vali),labels=(collabel),las=2)
    # lines(0:100,rep(1,101),col='black');
  }else{
    lines(1:length(vali),vali,type='b',pch=20,col=colors[(i %% length(colors))])
  }
}




# parameters
# Do not modify the variables beginning with "__"
targetmat=list(c(279.0650554311086,265.68027446099563,307.62471296606964,617.8305945958341,816.6605398812368,481.1753402693103,1056.6528309764121,381.3173314493447),c(722.3388090740914,890.1135309967115,1140.8151581155496,954.3724631968169,1180.1680660768657,1455.6564915710228,742.3827932353245,861.0929672991766),c(200.99862513366023,191.22210837001595,287.37355631313085,104.6461034207036,170.42493775567425,738.9478439850122,6351.140915777797,190.24146951958554),c(82.55300675132473,80.38097475730758,127.29298467561502,238.5931157992042,1090.5225785868868,2565.594566393928,182.78971582899996,649.9916875252505),c(466.6039512031398,302.0632419827243,299.90998662209296,406.02688127232994,1943.6323826124008,911.8070523590712,112.23929919324559,1277.4547799758134),c(481.85831114631935,413.7504911191938,594.9982692792005,457.93134856899894,249.2341575270843,443.77305541644375,699.0904921179297,195.24782398062726))
targetgene="H2al1n"
collabel=c("AR2466_BM","AR2467_BM","AR2468_BM","AR2469_BM","AR2473_BM","AR2474_BM","AR2475_BM","AR2476_BM")

# set up color using RColorBrewer
#library(RColorBrewer)
#colors <- brewer.pal(length(targetgenelist), "Set1")

colors=c( "#E41A1C", "#377EB8", "#4DAF4A", "#984EA3", "#FF7F00",  "#A65628", "#F781BF",
          "#999999", "#66C2A5", "#FC8D62", "#8DA0CB", "#E78AC3", "#A6D854", "#FFD92F", "#E5C494", "#B3B3B3", 
          "#8DD3C7", "#FFFFB3", "#BEBADA", "#FB8072", "#80B1D3", "#FDB462", "#B3DE69", "#FCCDE5",
          "#D9D9D9", "#BC80BD", "#CCEBC5", "#FFED6F")


## code

targetmatvec=unlist(targetmat)+1
yrange=range(targetmatvec[targetmatvec>0]);
# yrange[1]=1; # set the minimum value to 1
for(i in 1:length(targetmat)){
  vali=targetmat[[i]]+1;
  if(i==1){
    plot(1:length(vali),vali,type='b',las=1,pch=20,main=paste('sgRNAs in',targetgene),ylab='Read counts',xlab='Samples',xlim=c(0.7,length(vali)+0.3),ylim = yrange,col=colors[(i %% length(colors))],xaxt='n',log='y')
    axis(1,at=1:length(vali),labels=(collabel),las=2)
    # lines(0:100,rep(1,101),col='black');
  }else{
    lines(1:length(vali),vali,type='b',pch=20,col=colors[(i %% length(colors))])
  }
}



dev.off()
Sweave("BM_cd19.10m_v_egfr.15m_summary.Rnw");
library(tools);

texi2dvi("BM_cd19.10m_v_egfr.15m_summary.tex",pdf=TRUE);
